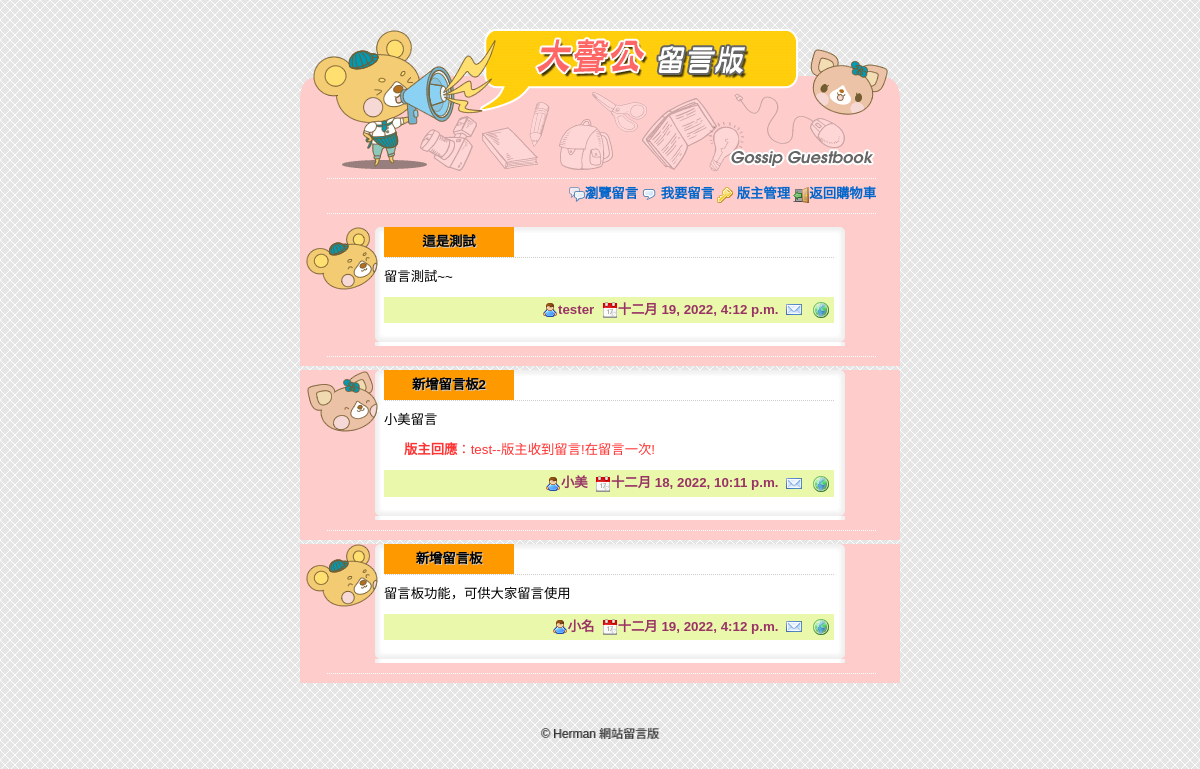
/board_index/, run on the app's committed database.
### cartapp/models.py (models this page shows, shortened)
class BoardUnit(models.Model):
    bname = models.CharField(max_length=20, null=False)
    bgender = models.CharField(max_length=2, default='m', null=False)
    bsubject = models.CharField(max_length=100, null=False)
    btime = models.DateTimeField(auto_now=True)
    bmail = models.EmailField(max_length=100, blank=True, default='')
    bweb = models.CharField(max_length=200, blank=True, default='')
    bcontent = models.TextField(null=False)
    bresponse = models.TextField(blank=True, default='')

### cartapp/views.py (the view)
# urls.py: path('board_index/', views.board_index),#留言板
def board_index(request, pageindex=None):  #首頁
	global page  #重複開啟本網頁時需保留 page1 的值
	pagesize = 3  #每頁顯示的資料筆數
	boardall = models.BoardUnit.objects.all().order_by('-id')  #讀取資料表,依時間遞減排序
	datasize = len(boardall)  #資料筆數
	totpage = math.ceil(datasize / pagesize)  #總頁數
	if pageindex==None:  #無參數
		page = 0
		boardunits = models.BoardUnit.objects.order_by('-id')[:pagesize]
	elif pageindex=='prev':  #上一頁
		start = (page-1)*pagesize  #該頁第1筆資料
		if start >= 0:  #有前頁資料就顯示
			boardunits = models.BoardUnit.objects.order_by('-id')[start:(start+pagesize)]
			page -= 1
	elif pageindex=='next':  #下一頁
		start = (page+1)*pagesize  #該頁第1筆資料
		if start < datasize:  #有下頁資料就顯示
			boardunits = models.BoardUnit.objects.order_by('-id')[start:(start+pagesize)]
			page += 1
	currentpage = page + 1  #將目頁前頁面以區域變數傳回html
	return render(request, "board_index.html", locals())

### templates/board_index.html (shortened to what this page needs)
{% extends "board_base.html" %}
{% load static %}
{% block twomenu %}
	<img src="{% static "images/comment.png" %}" width="16" height="16" align="absmiddle" /> <a href="/board_post/">我要留言</a>
	<img src="{% static "images/key.png" %}" width="16" height="16" align="absmiddle" /> <a href="/board_login/">版主管理</a>
{% endblock %}
{% block content %}
	 </td>
  </tr>
  {% for unit in boardunits %}
	<tr>
		  <table width="600" border="0" align="center" cellpadding="0" cellspacing="0" background="{% static "images/g_r5_c4.png" %}"
			<tr>
			  <td valign="top" style="background:url({% static "images/g_r4_c4.png" %}); background-repeat:no-repeat">
				<div class="floorDiv">
					{% if unit.bgender == "m" %}
						<img src="{% static "images/boy.png" %}" width="72" height="63" />
					{% else %}
						<img src="{% static "images/girl.png" %}" width="72" height="63" />
					{% endif %}
				</div>
				<div class="contentDiv">
				  <p class="title">{{unit.bsubject}}</p>
				  <p>{{unit.bcontent}}</p>
				  {% if unit.bresponse != "" %}
					<div class="responseDiv">
					  <p><strong>版主回應</strong>：{{unit.bresponse}}</p>
					</div>
				  {% endif %}
				  <p class="editor"><img src="{% static "images/user.png" %}" width="16" height="16" align="absmiddle">{{unit.bname}}&nbsp;
					<img src="{% static "images/date.png" %}" width="16" height="16" align="absmiddle">{{unit.btime}}&nbsp;
					{% if unit.bmail != "" %}
					  <a href="mailto:{{unit.bmail}}" target="_blank">
					  <img src="{% static "images/email.png" %}" width="16" height="16" border="0" align="absmiddle"></a>
					{% endif %}
					{% if unit.bweb != "" %}
					  <a href="{{unit.bweb}}" target="_blank">
					  <img src="{% static "images/world.png" %}" width="16" height="16" border="0" align="absmiddle"></a>
					{% endif %}
				  </p>
				</div>
			  </td>
			</tr>
			<tr>
			  <td><img name="g_r7_c4" src="{% static "images/g_r7_c4.png" %}" width="545" height="12" border="0" alt=""></td>
			</tr>
		  </table>
		  <span class="functionDiv">
			  <img src="{% static "images/g_r9_c3.png" %}" width="600" height="20" border="0" />
		  </span>
  {% empty %}
	<tr>
	  <td background="{% static "images/g_r3_c3.png" %}">
		  <div class="messageDiv"><img src="{% static "images/exclamation.png" %}" width="16" height="16" align="absmiddle"> 目前沒有新的資料，歡迎您留言。</div></td>
	</tr>
  {% endfor %}
	  <tr>
		<td background="{% static "images/g_r3_c3.png" %}">
		  <div class="pagebutton">
		  </div>
		</td>
	  </tr>
	  <tr>
		<td background="{% static "images/g_r3_c3.png" %}">
{% endblock %}

### static/css/style.css (style rules this page uses)
body { background-color: #666; }
a:link { color: #666; text-decoration: none; }
.title { color: #000; background-color: #F90; display: block; padding: 5px; width: 120px; text-align: center; text-shadow: 1px 1px #CCC; font-weight: bold; }
#留言板 html, body { margin: 0; padding: 0; height: 100%; border: none; }
body { margin-left: 0px; margin-top: 0px; margin-right: 0px; margin-bottom: 0px; background-image: url(images/bg.gif); }
.contentDiv { float: left; width: 450px; margin-top: 0px; margin-right: 10px; margin-bottom: 0px; margin-left: 10px; }
.contentDiv p { font-family: Arial, Helvetica, sans-serif; font-size: 10pt; line-height: 150%; margin-top: 0px; margin-bottom: 10px; }
.contentDiv .editor { font-family: Arial, Helvetica, sans-serif; font-size: 10pt; line-height: 120%; font-weight: bold; color: #993366; text-align: right; background-color: #EAF8AB; padding: 5px; margin-top: 5px; margin-right: 0px; margin-bottom: 5px; margin-left: 0px; }
.contentDiv .editor a { color: #063; text-decoration: none; }
.contentDiv .responseDiv { color: #F33; margin-top: 0px; margin-right: 5px; margin-bottom: 5px; margin-left: 20px; }
.functionDiv { font-size: 10pt; line-height: 16px; color: #666; }
.functionDiv a { text-decoration: none; font-weight: bold; color: #666; }
.floorDiv { width: 48px; padding-right: 20px; float: left; height: 64px; padding-left: 6px; }
.pagebutton { height: 30px; margin-right: auto; margin-left: auto; text-align: center; }
a { text-decoration: none; }
a:link { color: #0066CC; }

### data on the page
BoardUnit: bsubject "這是測試", bcontent "留言測試~~", bname "tester", btime "十二月 19, 2022, 4:12 p.m."
BoardUnit: bsubject "新增留言板2", bcontent "小美留言", bresponse "test--版主收到留言!在留言一次!", bname "小美", btime "十二月 18, 2022, 10:11 p.m."
BoardUnit: bsubject "新增留言板", bcontent "留言板功能，可供大家留言使用", bname "小名", btime "十二月 19, 2022, 4:12 p.m."
